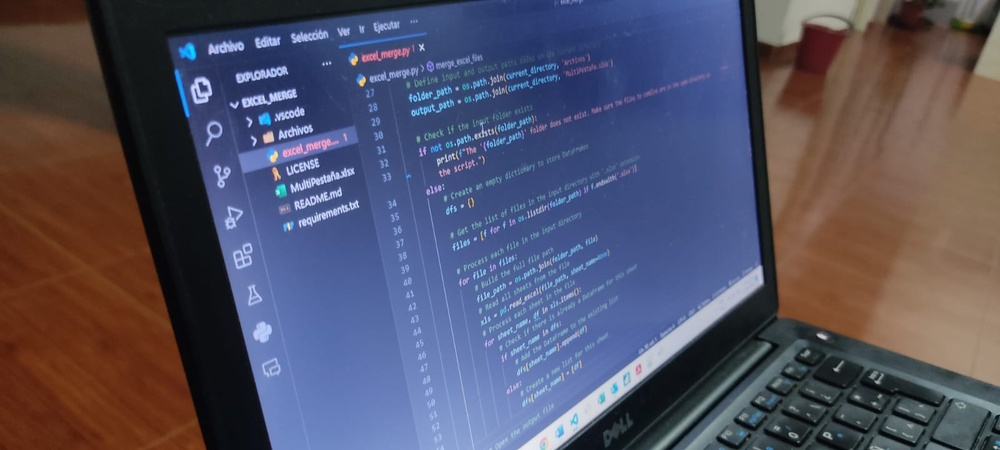
#> input picture uploads/WhatsApp Image 2023-09-23 at 10.48.57 PM.jpeg, 1000 x 450 px, shrunk from 1600 x 720 before the run
$ python -i segmentador_imagenes.py   (imports and definitions only)
#> lines starting #> are read from the running program, lines starting #| are printed output that depends on the picture; after the words box and inside, x2 and y2 are one past the last pixel; in counts of white or black regions, pixels touching at a corner belong together
# Importa las librerías
import cv2
import numpy as np


def segmentar_imagen(imagen_path):
    # Carga la imagen que quieres procesar usando la función imread
    imagen_original = cv2.imread(imagen_path)
#> imagen_original is the input picture: shape (450, 1000, 3); mean B, G, R 100.5, 81.6, 83.2

    # Convierte la imagen a formato HSV
    imagen_hsv = cv2.cvtColor(imagen_original, cv2.COLOR_BGR2HSV)
#> imagen_hsv: shape (450, 1000, 3); mean H, S, V 77.7, 117.5, 119.5

    # Define 10 rangos de colores que abarcan todo el espectro
    rangos_colores = [
        (np.array([0, 50, 50]), np.array([20, 255, 255])),  # Rojo
        (np.array([20, 50, 50]), np.array([40, 255, 255])),  # Naranja
        (np.array([40, 50, 50]), np.array([80, 255, 255])),  # Amarillo
        (np.array([80, 50, 50]), np.array([140, 255, 255])),  # Verde
        (np.array([140, 50, 50]), np.array([180, 255, 255])),  # Azul
        (np.array([0, 0, 0]), np.array([180, 50, 50])),  # Negro
        (np.array([0, 0, 50]), np.array([180, 50, 200])),  # Gris
        (np.array([0, 0, 200]), np.array([180, 50, 255])),   # Blanco
        # Rojo (segundo tono)
        (np.array([0, 50, 50]), np.array([10, 255, 255])),
        (np.array([150, 50, 50]), np.array([170, 255, 255]))   # Morado
    ]

    # Lista para almacenar las capas resultantes
    capas = []

    # Genera capas para cada rango de color
    for i, rango_color in enumerate(rangos_colores):
        # Crea una máscara para el rango de color actual
        mascara = cv2.inRange(
            imagen_hsv,
            rango_color[0],
            rango_color[1]
        )

        # Convierte la imagen original a formato RGBA
        imagen_rgba = cv2.cvtColor(imagen_original,
                                   cv2.COLOR_BGR2BGRA)

        # Aplica la máscara a la imagen original para obtener la capa
        capa = cv2.bitwise_and(imagen_rgba,
                               imagen_rgba,
                               mask=mascara)

        # Establece los píxeles negros como transparentes
        capa[mascara == [0]] = [0, 0, 0, 0]

        # Agrega la capa a la lista
        capas.append(capa)

        # Guarda cada capa como una imagen separada en el directorio 'uploads/capas'
        cv2.imwrite(f'uploads/capas/capa{i +1}.png', capa)
#> this loop made 10 passes
#> pass 1, in segmentar_imagen, `mascara = cv2.inRange( imagen_hsv, rango_color[0], rango_color[1] )`:
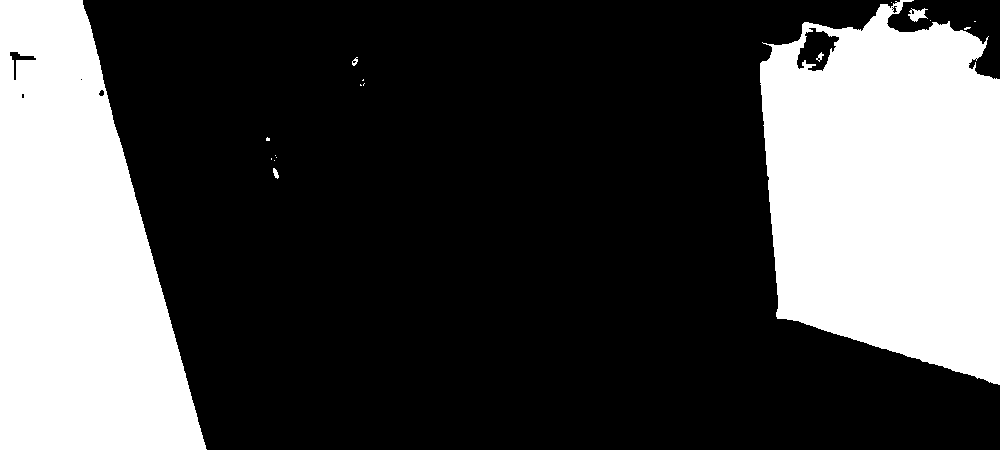
#> mascara: shape (450, 1000); 30.5% white; 18 white regions (12 under 20 px), largest, box (x1, y1, x2, y2) and area: (760, 0, 1000, 385) 72154, (0, 0, 207, 450) 64622, (908, 8, 928, 22) 153, (273, 168, 279, 179) 40, (816, 52, 824, 62) 33, (352, 57, 358, 66) 29
#> pass 1, in segmentar_imagen, `capa = cv2.bitwise_and(imagen_rgba, imagen_rgba, mask=mascara)`:
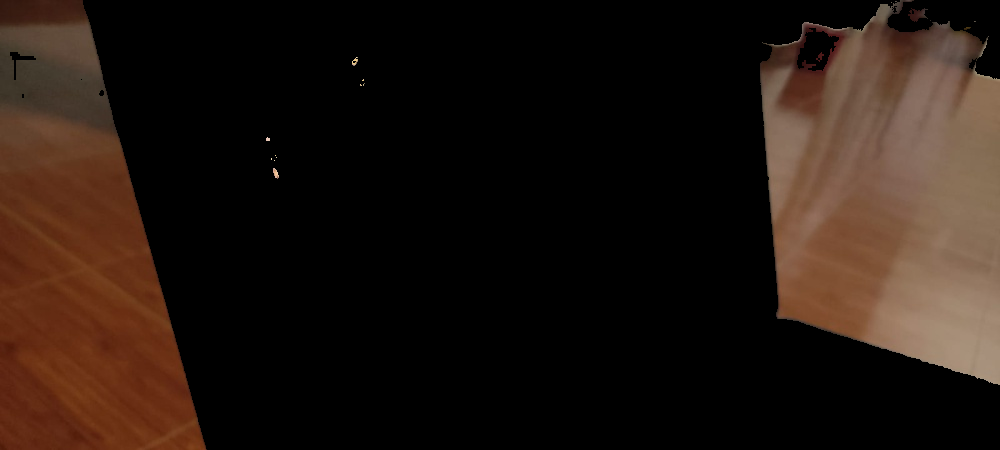
#> capa: shape (450, 1000, 4); mean B, G, R, A 16.1, 22.8, 34.5, 77.7
#> pass 2, in segmentar_imagen, `mascara = cv2.inRange( imagen_hsv, rango_color[0], rango_color[1] )`:
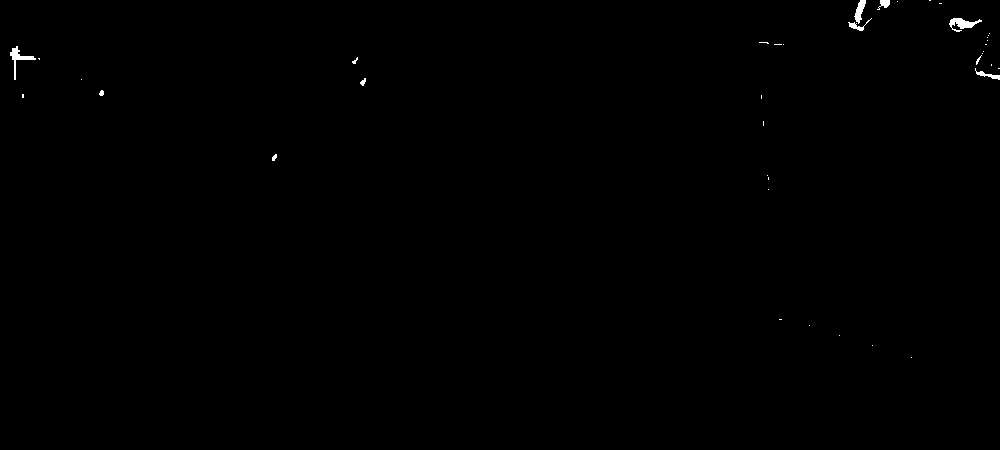
#> mascara: shape (450, 1000); 0.22% white; 39 white regions (30 under 20 px), largest, box (x1, y1, x2, y2) and area: (949, 18, 982, 32) 216, (10, 46, 36, 80) 200, (854, 0, 866, 24) 146
#> after the loop: capa: shape (450, 1000, 4); mean H, S, V 0.2, 0.2, 0.2, 0.3
#> after the loop, capas = 10 items

    return capas

>>> result = segmentar_imagen('uploads/WhatsApp Image 2023-09-23 at 10.48.57 PM.jpeg')
#> result = 10 items
